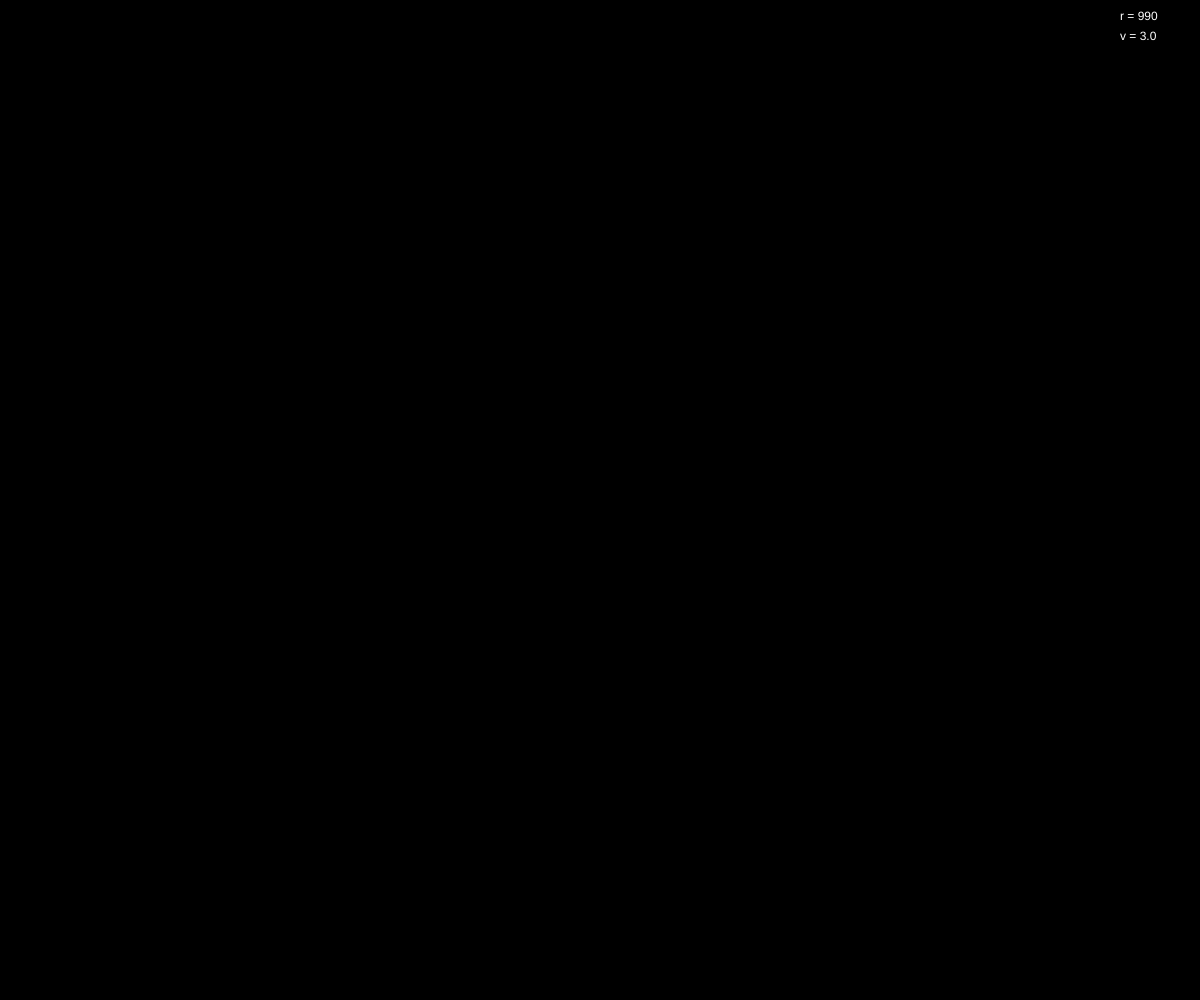
Frame 1 (no input)
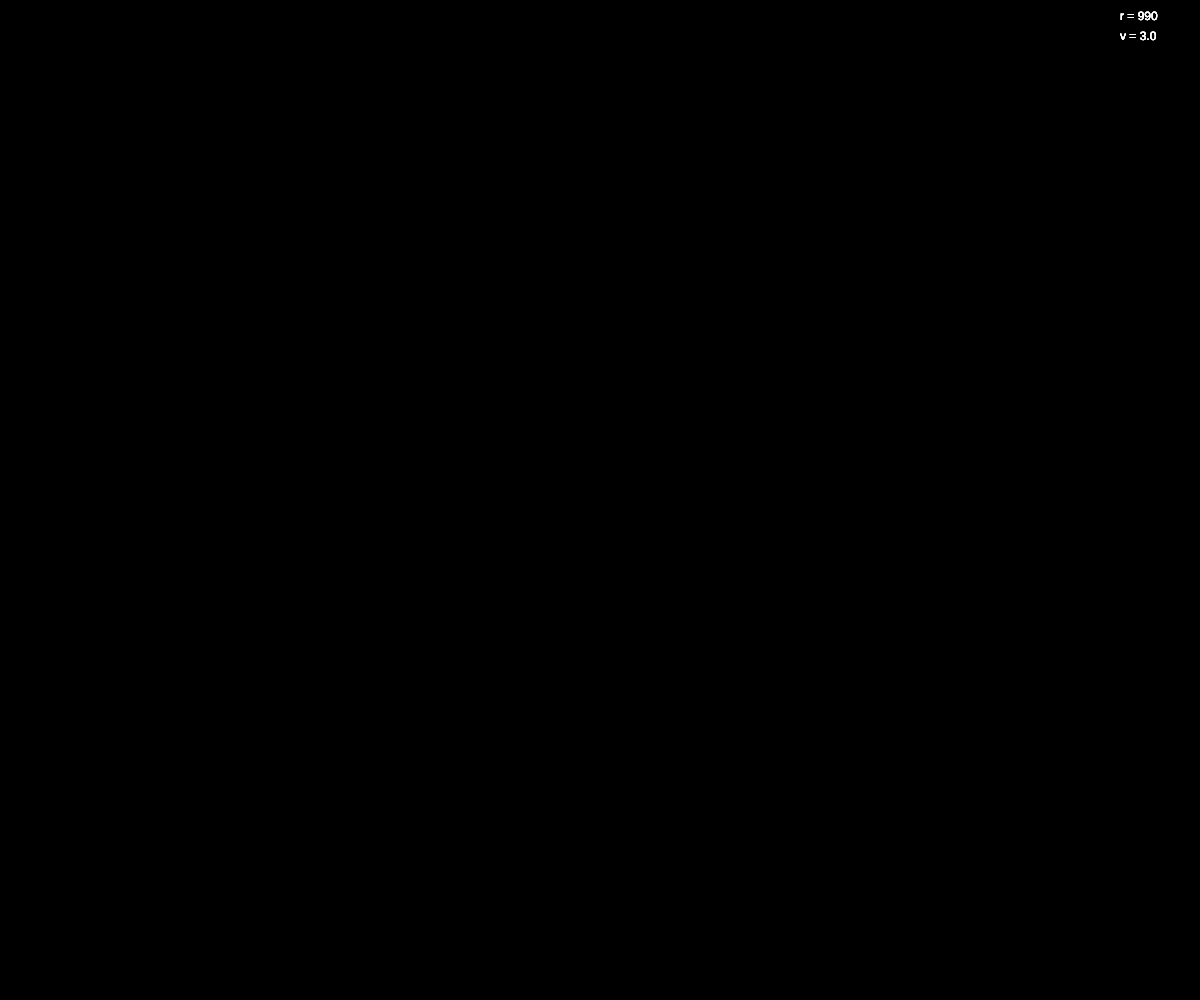
Frame 60 (no input)
Frame 120 (the mouse pressed at the canvas centre since frame 60): identical to frame 60, image omitted

The p5.js sketch that drew these frames (run headless with seeded random() and noise() and a simulated clock; from frame 60 on, the mouse is pressed at the canvas centre):

// p5.js sketch
// ── sketch.js

var coreR, outR, currR;
var expanding; //boolean which means shrinking if false
var spd = 3;
var pathToConfig = "/config.txt";

function setup() {
	createCanvas(windowWidth, windowHeight);
  smooth(8);
  background(0);

  //some default values
  coreR = 50;
  outR = min(width, height)-10;
  currR = coreR;
}

function draw() {
  noStroke();
  fill(0, 15);
  rect(0, 0, width, height);

  if (expanding) {
    currR+=spd;
  } else {
    currR-=spd;
  }
  if (currR <= coreR && !expanding) {
    expanding = !expanding;
  }
  if (currR >= outR && expanding) {
    expanding = !expanding;
  }

  push();
  translate(width/2, height/2);
  noStroke();

  //2D simple ellipse in center for maximum elegance
  noStroke();
  fill(150);
  circle(coreR);

  /*
  3D rotating ball in center for when minimalism just won't do
   pushMatrix();
   fill(0);
   sphereDetail(8);
   strokeWeight(1);
   stroke(255);
   rotateY(radians(frameCount));
   sphere(coreR/2);
   popMatrix();
   */

  strokeWeight(8);
  noFill();
  stroke(150);
  circle(outR);
  stroke(255);
  noFill();
  circle(currR);
  pop();

  fill(255);
  translate(width-100, 0);
  text("r = " + nf(outR, 3, 0), 20, 20);
  text("v = " + nf(spd, 1, 1),  20, 40);
}

function circle( r) {
  ellipse(0, 0, r, r);
}

function mouseDragged() {
  outR += (mouseY - pmouseY) *2;
  outR = max(coreR+50, outR);
  spd = map(mouseX, 0, width, 1, 5);
}

// ── post.html
<!DOCTYPE html>
<html>
<head>
<title>Breathe</title>
<link rel="shortcut icon" type="image/png" href="https://krabcode.github.io/favicon.png"/>
<link rel="stylesheet" href="../../styles/sketch.css">
<script src="../../lib/p5.js"></script>
<script src="sketch.js"></script>
</head>
<body>
</body>
<header class="noselect">
<p><a href="https://krabcode.github.io/index.html"> <<< </a></p>
just allow it
</header>
</html>
